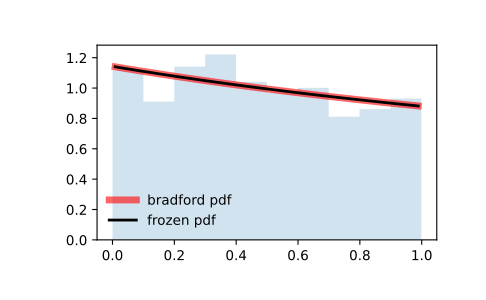

The Python source for this figure:
from scipy.stats import bradford
import matplotlib.pyplot as plt
fig, ax = plt.subplots(1, 1)

# Calculate the first four moments:

c = 0.299
mean, var, skew, kurt = bradford.stats(c, moments='mvsk')

# Display the probability density function (``pdf``):

x = np.linspace(bradford.ppf(0.01, c),
                bradford.ppf(0.99, c), 100)
ax.plot(x, bradford.pdf(x, c),
       'r-', lw=5, alpha=0.6, label='bradford pdf')

# Alternatively, the distribution object can be called (as a function)
# to fix the shape, location and scale parameters. This returns a "frozen"
# RV object holding the given parameters fixed.

# Freeze the distribution and display the frozen ``pdf``:

rv = bradford(c)
ax.plot(x, rv.pdf(x), 'k-', lw=2, label='frozen pdf')

# Check accuracy of ``cdf`` and ``ppf``:

vals = bradford.ppf([0.001, 0.5, 0.999], c)
np.allclose([0.001, 0.5, 0.999], bradford.cdf(vals, c))
# True

# Generate random numbers:

r = bradford.rvs(c, size=1000)

# And compare the histogram:

ax.hist(r, density=True, histtype='stepfilled', alpha=0.2)
ax.legend(loc='best', frameon=False)
plt.show()
